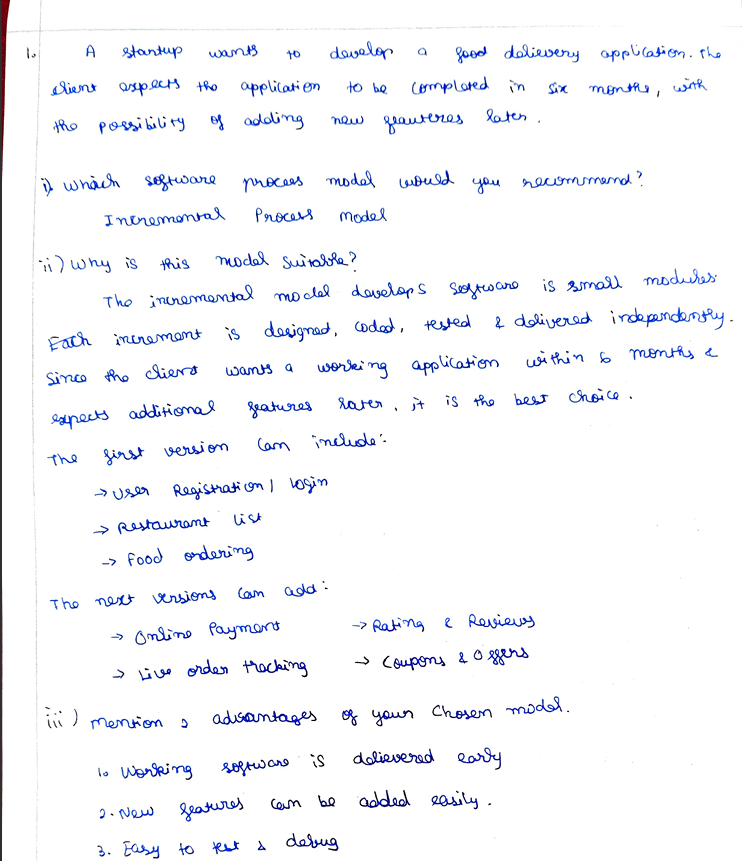
#> input picture image.png, 742 x 861 px
$ python -i preprocess.py   (imports and definitions only)
#> lines starting #> are read from the running program, lines starting #| are printed output that depends on the picture
import cv2
import numpy as np
import os

def preprocess_images(images, save_output=True, output_dir="output"):
    """Light preprocessing tuned for handwriting - no threshold/dilate."""
    if save_output:
        os.makedirs(output_dir, exist_ok=True)

    processed = []

    for idx, img in enumerate(images):
        resized = cv2.resize(img, None, fx=2, fy=2)
        gray = cv2.cvtColor(resized, cv2.COLOR_BGR2GRAY)

        clahe = cv2.createCLAHE(clipLimit=1.5, tileGridSize=(8, 8))
        contrast = clahe.apply(gray)

        if save_output:
            cv2.imwrite(f"{output_dir}/page_{idx + 1}.jpg", contrast)

        processed.append(contrast)

    return processed

>>> import cv2
>>> picture = cv2.imread('image.png', cv2.IMREAD_GRAYSCALE)
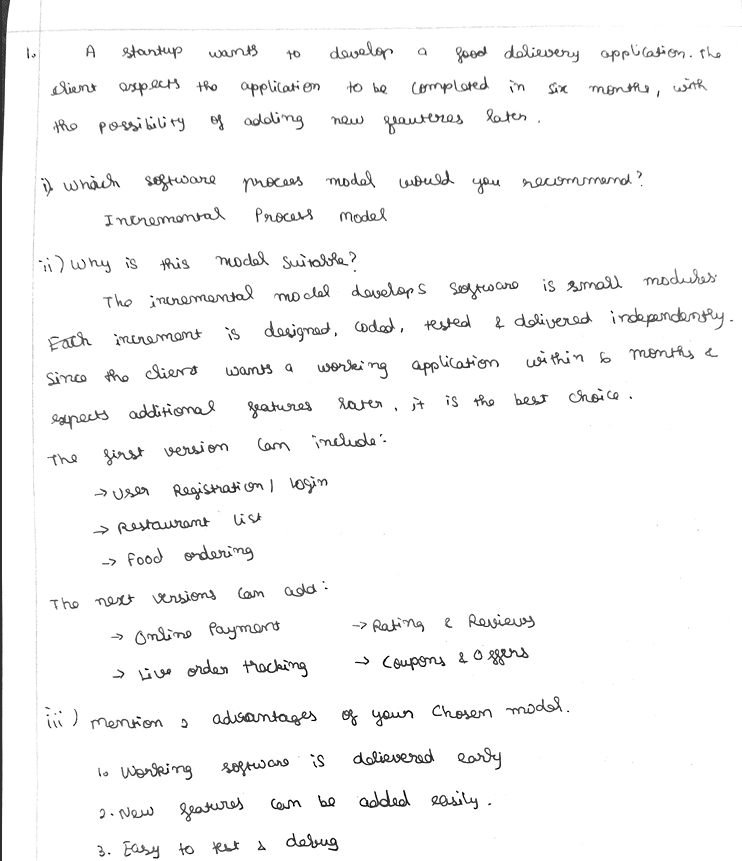
#> picture: shape (861, 742); min 0, max 255, mean 247.3
>>> result = preprocess_images(picture)
#> the loop in preprocess_images, `for idx, img in enumerate(images):` made 1 pass
#> after the loop in preprocess_images, `for idx, img in enumerate(images):`: processed = []
#> (the run stopped early here; a loop or call above may not have finished)
